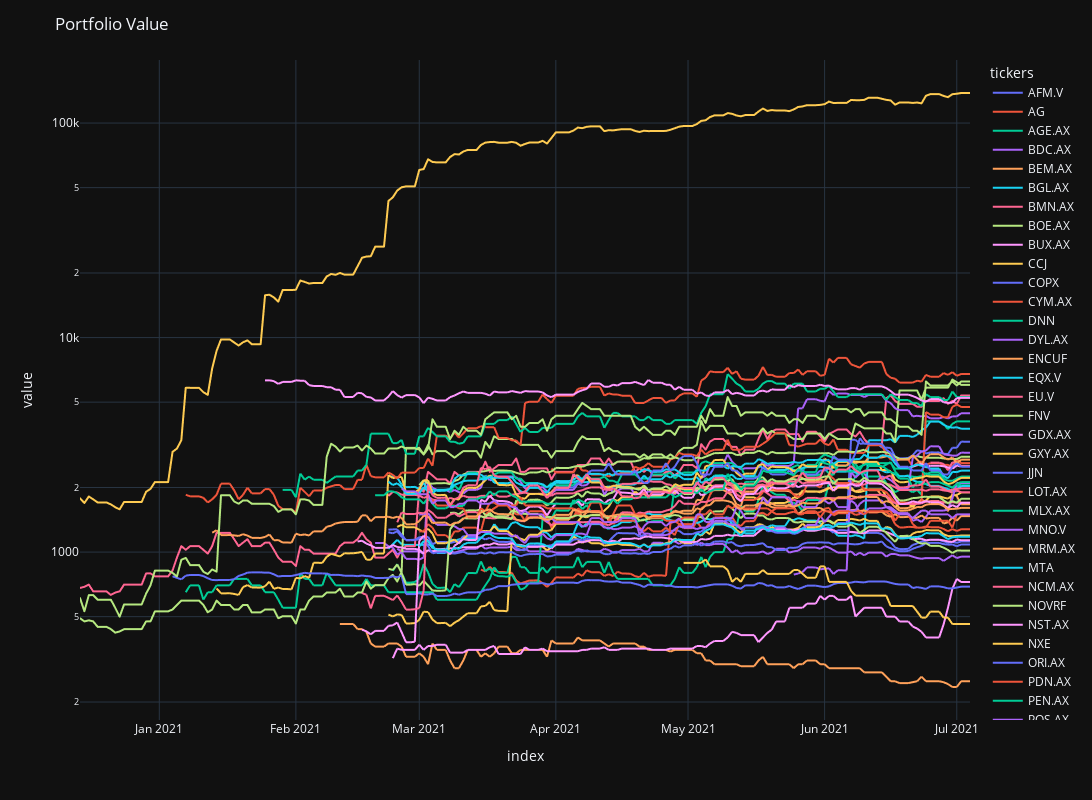

Notebook cell for this chart:
### Code cell
fig = px.line(portfolio, width=1600, height=800, log_y=True)
fig.update_layout(xaxis_rangeslider_visible=False,
                 title='Portfolio Value',
                 template='plotly_dark')
fig.show()

### Figure 1 — Plotly figure (JSON) as saved in the notebook; plotly's stock layout.template omitted (floating-point values rounded to 4 significant figures; data arrays with more than 128 entries replaced by an {"elided": "..."} marker saying what was removed)
{"data": [{"hovertemplate": "tickers=AFM.V<br>index=%{x}<br>value=%{y}<extra></extra>", "legendgroup": "AFM.V", "line": {"color": "#636efa", "dash": "solid"}, "mode": "lines", "name": "AFM.V", "showlegend": true, "type": "scattergl", "x": {"elided": "203 str values"}, "xaxis": "x", "y": {"elided": "203 float values"}, "yaxis": "y"}, {"hovertemplate": "tickers=AG<br>index=%{x}<br>value=%{y}<extra></extra>", "legendgroup": "AG", "line": {"color": "#EF553B", "dash": "solid"}, "mode": "lines", "name": "AG", "showlegend": true, "type": "scattergl", "x": {"elided": "203 str values"}, "xaxis": "x", "y": {"elided": "203 float values"}, "yaxis": "y"}, {"hovertemplate": "tickers=AGE.AX<br>index=%{x}<br>value=%{y}<extra></extra>", "legendgroup": "AGE.AX", "line": {"color": "#00cc96", "dash": "solid"}, "mode": "lines", "name": "AGE.AX", "showlegend": true, "type": "scattergl", "x": {"elided": "203 str values"}, "xaxis": "x", "y": {"elided": "203 float values"}, "yaxis": "y"}, {"hovertemplate": "tickers=BDC.AX<br>index=%{x}<br>value=%{y}<extra></extra>", "legendgroup": "BDC.AX", "line": {"color": "#ab63fa", "dash": "solid"}, "mode": "lines", "name": "BDC.AX", "showlegend": true, "type": "scattergl", "x": {"elided": "203 str values"}, "xaxis": "x", "y": {"elided": "203 float values"}, "yaxis": "y"}, {"hovertemplate": "tickers=BEM.AX<br>index=%{x}<br>value=%{y}<extra></extra>", "legendgroup": "BEM.AX", "line": {"color": "#FFA15A", "dash": "solid"}, "mode": "lines", "name": "BEM.AX", "showlegend": true, "type": "scattergl", "x": {"elided": "203 str values"}, "xaxis": "x", "y": {"elided": "203 float values"}, "yaxis": "y"}, {"hovertemplate": "tickers=BGL.AX<br>index=%{x}<br>value=%{y}<extra></extra>", "legendgroup": "BGL.AX", "line": {"color": "#19d3f3", "dash": "solid"}, "mode": "lines", "name": "BGL.AX", "showlegend": true, "type": "scattergl", "x": {"elided": "203 str values"}, "xaxis": "x", "y": {"elided": "203 float values"}, "yaxis": "y"}, {"hovertemplate": "tickers=BMN.AX<br>index=%{x}<br>value=%{y}<extra></extra>", "legendgroup": "BMN.AX", "line": {"color": "#FF6692", "dash": "solid"}, "mode": "lines", "name": "BMN.AX", "showlegend": true, "type": "scattergl", "x": {"elided": "203 str values"}, "xaxis": "x", "y": {"elided": "203 float values"}, "yaxis": "y"}, {"hovertemplate": "tickers=BOE.AX<br>index=%{x}<br>value=%{y}<extra></extra>", "legendgroup": "BOE.AX", "line": {"color": "#B6E880", "dash": "solid"}, "mode": "lines", "name": "BOE.AX", "showlegend": true, "type": "scattergl", "x": {"elided": "203 str values"}, "xaxis": "x", "y": {"elided": "203 float values"}, "yaxis": "y"}, {"hovertemplate": "tickers=BUX.AX<br>index=%{x}<br>value=%{y}<extra></extra>", "legendgroup": "BUX.AX", "line": {"color": "#FF97FF", "dash": "solid"}, "mode": "lines", "name": "BUX.AX", "showlegend": true, "type": "scattergl", "x": {"elided": "203 str values"}, "xaxis": "x", "y": {"elided": "203 float values"}, "yaxis": "y"}, {"hovertemplate": "tickers=CCJ<br>index=%{x}<br>value=%{y}<extra></extra>", "legendgroup": "CCJ", "line": {"color": "#FECB52", "dash": "solid"}, "mode": "lines", "name": "CCJ", "showlegend": true, "type": "scattergl", "x": {"elided": "203 str values"}, "xaxis": "x", "y": {"elided": "203 float values"}, "yaxis": "y"}, {"hovertemplate": "tickers=COPX<br>index=%{x}<br>value=%{y}<extra></extra>", "legendgroup": "COPX", "line": {"color": "#636efa", "dash": "solid"}, "mode": "lines", "name": "COPX", "showlegend": true, "type": "scattergl", "x": {"elided": "203 str values"}, "xaxis": "x", "y": {"elided": "203 float values"}, "yaxis": "y"}, {"hovertemplate": "tickers=CYM.AX<br>index=%{x}<br>value=%{y}<extra></extra>", "legendgroup": "CYM.AX", "line": {"color": "#EF553B", "dash": "solid"}, "mode": "lines", "name": "CYM.AX", "showlegend": true, "type": "scattergl", "x": {"elided": "203 str values"}, "xaxis": "x", "y": {"elided": "203 float values"}, "yaxis": "y"}, {"hovertemplate": "tickers=DNN<br>index=%{x}<br>value=%{y}<extra></extra>", "legendgroup": "DNN", "line": {"color": "#00cc96", "dash": "solid"}, "mode": "lines", "name": "DNN", "showlegend": true, "type": "scattergl", "x": {"elided": "203 str values"}, "xaxis": "x", "y": {"elided": "203 float values"}, "yaxis": "y"}, {"hovertemplate": "tickers=DYL.AX<br>index=%{x}<br>value=%{y}<extra></extra>", "legendgroup": "DYL.AX", "line": {"color": "#ab63fa", "dash": "solid"}, "mode": "lines", "name": "DYL.AX", "showlegend": true, "type": "scattergl", "x": {"elided": "203 str values"}, "xaxis": "x", "y": {"elided": "203 float values"}, "yaxis": "y"}, {"hovertemplate": "tickers=ENCUF<br>index=%{x}<br>value=%{y}<extra></extra>", "legendgroup": "ENCUF", "line": {"color": "#FFA15A", "dash": "solid"}, "mode": "lines", "name": "ENCUF", "showlegend": true, "type": "scattergl", "x": {"elided": "203 str values"}, "xaxis": "x", "y": {"elided": "203 float values"}, "yaxis": "y"}, {"hovertemplate": "tickers=EQX.V<br>index=%{x}<br>value=%{y}<extra></extra>", "legendgroup": "EQX.V", "line": {"color": "#19d3f3", "dash": "solid"}, "mode": "lines", "name": "EQX.V", "showlegend": true, "type": "scattergl", "x": {"elided": "203 str values"}, "xaxis": "x", "y": {"elided": "203 int values"}, "yaxis": "y"}, {"hovertemplate": "tickers=EU.V<br>index=%{x}<br>value=%{y}<extra></extra>", "legendgroup": "EU.V", "line": {"color": "#FF6692", "dash": "solid"}, "mode": "lines", "name": "EU.V", "showlegend": true, "type": "scattergl", "x": {"elided": "203 str values"}, "xaxis": "x", "y": {"elided": "203 float values"}, "yaxis": "y"}, {"hovertemplate": "tickers=FNV<br>index=%{x}<br>value=%{y}<extra></extra>", "legendgroup": "FNV", "line": {"color": "#B6E880", "dash": "solid"}, "mode": "lines", "name": "FNV", "showlegend": true, "type": "scattergl", "x": {"elided": "203 str values"}, "xaxis": "x", "y": {"elided": "203 float values"}, "yaxis": "y"}, {"hovertemplate": "tickers=GDX.AX<br>index=%{x}<br>value=%{y}<extra></extra>", "legendgroup": "GDX.AX", "line": {"color": "#FF97FF", "dash": "solid"}, "mode": "lines", "name": "GDX.AX", "showlegend": true, "type": "scattergl", "x": {"elided": "203 str values"}, "xaxis": "x", "y": {"elided": "203 float values"}, "yaxis": "y"}, {"hovertemplate": "tickers=GXY.AX<br>index=%{x}<br>value=%{y}<extra></extra>", "legendgroup": "GXY.AX", "line": {"color": "#FECB52", "dash": "solid"}, "mode": "lines", "name": "GXY.AX", "showlegend": true, "type": "scattergl", "x": {"elided": "203 str values"}, "xaxis": "x", "y": {"elided": "203 float values"}, "yaxis": "y"}, {"hovertemplate": "tickers=JJN<br>index=%{x}<br>value=%{y}<extra></extra>", "legendgroup": "JJN", "line": {"color": "#636efa", "dash": "solid"}, "mode": "lines", "name": "JJN", "showlegend": true, "type": "scattergl", "x": {"elided": "203 str values"}, "xaxis": "x", "y": {"elided": "203 float values"}, "yaxis": "y"}, {"hovertemplate": "tickers=LOT.AX<br>index=%{x}<br>value=%{y}<extra></extra>", "legendgroup": "LOT.AX", "line": {"color": "#EF553B", "dash": "solid"}, "mode": "lines", "name": "LOT.AX", "showlegend": true, "type": "scattergl", "x": {"elided": "203 str values"}, "xaxis": "x", "y": {"elided": "203 float values"}, "yaxis": "y"}, {"hovertemplate": "tickers=MLX.AX<br>index=%{x}<br>value=%{y}<extra></extra>", "legendgroup": "MLX.AX", "line": {"color": "#00cc96", "dash": "solid"}, "mode": "lines", "name": "MLX.AX", "showlegend": true, "type": "scattergl", "x": {"elided": "203 str values"}, "xaxis": "x", "y": {"elided": "203 float values"}, "yaxis": "y"}, {"hovertemplate": "tickers=MNO.V<br>index=%{x}<br>value=%{y}<extra></extra>", "legendgroup": "MNO.V", "line": {"color": "#ab63fa", "dash": "solid"}, "mode": "lines", "name": "MNO.V", "showlegend": true, "type": "scattergl", "x": {"elided": "203 str values"}, "xaxis": "x", "y": {"elided": "203 float values"}, "yaxis": "y"}, {"hovertemplate": "tickers=MRM.AX<br>index=%{x}<br>value=%{y}<extra></extra>", "legendgroup": "MRM.AX", "line": {"color": "#FFA15A", "dash": "solid"}, "mode": "lines", "name": "MRM.AX", "showlegend": true, "type": "scattergl", "x": {"elided": "203 str values"}, "xaxis": "x", "y": {"elided": "203 float values"}, "yaxis": "y"}, {"hovertemplate": "tickers=MTA<br>index=%{x}<br>value=%{y}<extra></extra>", "legendgroup": "MTA", "line": {"color": "#19d3f3", "dash": "solid"}, "mode": "lines", "name": "MTA", "showlegend": true, "type": "scattergl", "x": {"elided": "203 str values"}, "xaxis": "x", "y": {"elided": "203 float values"}, "yaxis": "y"}, {"hovertemplate": "tickers=NCM.AX<br>index=%{x}<br>value=%{y}<extra></extra>", "legendgroup": "NCM.AX", "line": {"color": "#FF6692", "dash": "solid"}, "mode": "lines", "name": "NCM.AX", "showlegend": true, "type": "scattergl", "x": {"elided": "203 str values"}, "xaxis": "x", "y": {"elided": "203 float values"}, "yaxis": "y"}, {"hovertemplate": "tickers=NOVRF<br>index=%{x}<br>value=%{y}<extra></extra>", "legendgroup": "NOVRF", "line": {"color": "#B6E880", "dash": "solid"}, "mode": "lines", "name": "NOVRF", "showlegend": true, "type": "scattergl", "x": {"elided": "203 str values"}, "xaxis": "x", "y": {"elided": "203 float values"}, "yaxis": "y"}, {"hovertemplate": "tickers=NST.AX<br>index=%{x}<br>value=%{y}<extra></extra>", "legendgroup": "NST.AX", "line": {"color": "#FF97FF", "dash": "solid"}, "mode": "lines", "name": "NST.AX", "showlegend": true, "type": "scattergl", "x": {"elided": "203 str values"}, "xaxis": "x", "y": {"elided": "203 float values"}, "yaxis": "y"}, {"hovertemplate": "tickers=NXE<br>index=%{x}<br>value=%{y}<extra></extra>", "legendgroup": "NXE", "line": {"color": "#FECB52", "dash": "solid"}, "mode": "lines", "name": "NXE", "showlegend": true, "type": "scattergl", "x": {"elided": "203 str values"}, "xaxis": "x", "y": {"elided": "203 float values"}, "yaxis": "y"}, {"hovertemplate": "tickers=ORI.AX<br>index=%{x}<br>value=%{y}<extra></extra>", "legendgroup": "ORI.AX", "line": {"color": "#636efa", "dash": "solid"}, "mode": "lines", "name": "ORI.AX", "showlegend": true, "type": "scattergl", "x": {"elided": "203 str values"}, "xaxis": "x", "y": {"elided": "203 float values"}, "yaxis": "y"}, {"hovertemplate": "tickers=PDN.AX<br>index=%{x}<br>value=%{y}<extra></extra>", "legendgroup": "PDN.AX", "line": {"color": "#EF553B", "dash": "solid"}, "mode": "lines", "name": "PDN.AX", "showlegend": true, "type": "scattergl", "x": {"elided": "203 str values"}, "xaxis": "x", "y": {"elided": "203 float values"}, "yaxis": "y"}, {"hovertemplate": "tickers=PEN.AX<br>index=%{x}<br>value=%{y}<extra></extra>", "legendgroup": "PEN.AX", "line": {"color": "#00cc96", "dash": "solid"}, "mode": "lines", "name": "PEN.AX", "showlegend": true, "type": "scattergl", "x": {"elided": "203 str values"}, "xaxis": "x", "y": {"elided": "203 float values"}, "yaxis": "y"}, {"hovertemplate": "tickers=POS.AX<br>index=%{x}<br>value=%{y}<extra></extra>", "legendgroup": "POS.AX", "line": {"color": "#ab63fa", "dash": "solid"}, "mode": "lines", "name": "POS.AX", "showlegend": true, "type": "scattergl", "x": {"elided": "203 str values"}, "xaxis": "x", "y": {"elided": "203 float values"}, "yaxis": "y"}, {"hovertemplate": "tickers=RSNVF<br>index=%{x}<br>value=%{y}<extra></extra>", "legendgroup": "RSNVF", "line": {"color": "#FFA15A", "dash": "solid"}, "mode": "lines", "name": "RSNVF", "showlegend": true, "type": "scattergl", "x": {"elided": "203 str values"}, "xaxis": "x", "y": {"elided": "203 float values"}, "yaxis": "y"}, {"hovertemplate": "tickers=SAND<br>index=%{x}<br>value=%{y}<extra></extra>", "legendgroup": "SAND", "line": {"color": "#19d3f3", "dash": "solid"}, "mode": "lines", "name": "SAND", "showlegend": true, "type": "scattergl", "x": {"elided": "203 str values"}, "xaxis": "x", "y": {"elided": "203 float values"}, "yaxis": "y"}, {"hovertemplate": "tickers=SFR.AX<br>index=%{x}<br>value=%{y}<extra></extra>", "legendgroup": "SFR.AX", "line": {"color": "#FF6692", "dash": "solid"}, "mode": "lines", "name": "SFR.AX", "showlegend": true, "type": "scattergl", "x": {"elided": "203 str values"}, "xaxis": "x", "y": {"elided": "203 float values"}, "yaxis": "y"}, {"hovertemplate": "tickers=SILJ<br>index=%{x}<br>value=%{y}<extra></extra>", "legendgroup": "SILJ", "line": {"color": "#B6E880", "dash": "solid"}, "mode": "lines", "name": "SILJ", "showlegend": true, "type": "scattergl", "x": {"elided": "203 str values"}, "xaxis": "x", "y": {"elided": "203 float values"}, "yaxis": "y"}, {"hovertemplate": "tickers=SILV<br>index=%{x}<br>value=%{y}<extra></extra>", "legendgroup": "SILV", "line": {"color": "#FF97FF", "dash": "solid"}, "mode": "lines", "name": "SILV", "showlegend": true, "type": "scattergl", "x": {"elided": "203 str values"}, "xaxis": "x", "y": {"elided": "203 float values"}, "yaxis": "y"}, {"hovertemplate": "tickers=SRN.AX<br>index=%{x}<br>value=%{y}<extra></extra>", "legendgroup": "SRN.AX", "line": {"color": "#FECB52", "dash": "solid"}, "mode": "lines", "name": "SRN.AX", "showlegend": true, "type": "scattergl", "x": {"elided": "203 str values"}, "xaxis": "x", "y": {"elided": "203 float values"}, "yaxis": "y"}, {"hovertemplate": "tickers=SRZ.AX<br>index=%{x}<br>value=%{y}<extra></extra>", "legendgroup": "SRZ.AX", "line": {"color": "#636efa", "dash": "solid"}, "mode": "lines", "name": "SRZ.AX", "showlegend": true, "type": "scattergl", "x": {"elided": "203 str values"}, "xaxis": "x", "y": {"elided": "203 float values"}, "yaxis": "y"}, {"hovertemplate": "tickers=SUP.AX<br>index=%{x}<br>value=%{y}<extra></extra>", "legendgroup": "SUP.AX", "line": {"color": "#EF553B", "dash": "solid"}, "mode": "lines", "name": "SUP.AX", "showlegend": true, "type": "scattergl", "x": {"elided": "203 str values"}, "xaxis": "x", "y": {"elided": "203 float values"}, "yaxis": "y"}, {"hovertemplate": "tickers=SVL.AX<br>index=%{x}<br>value=%{y}<extra></extra>", "legendgroup": "SVL.AX", "line": {"color": "#00cc96", "dash": "solid"}, "mode": "lines", "name": "SVL.AX", "showlegend": true, "type": "scattergl", "x": {"elided": "203 str values"}, "xaxis": "x", "y": {"elided": "203 float values"}, "yaxis": "y"}, {"hovertemplate": "tickers=TMZ.AX<br>index=%{x}<br>value=%{y}<extra></extra>", "legendgroup": "TMZ.AX", "line": {"color": "#ab63fa", "dash": "solid"}, "mode": "lines", "name": "TMZ.AX", "showlegend": true, "type": "scattergl", "x": {"elided": "203 str values"}, "xaxis": "x", "y": {"elided": "203 float values"}, "yaxis": "y"}, {"hovertemplate": "tickers=URA<br>index=%{x}<br>value=%{y}<extra></extra>", "legendgroup": "URA", "line": {"color": "#FFA15A", "dash": "solid"}, "mode": "lines", "name": "URA", "showlegend": true, "type": "scattergl", "x": {"elided": "203 str values"}, "xaxis": "x", "y": {"elided": "203 float values"}, "yaxis": "y"}, {"hovertemplate": "tickers=URNM<br>index=%{x}<br>value=%{y}<extra></extra>", "legendgroup": "URNM", "line": {"color": "#19d3f3", "dash": "solid"}, "mode": "lines", "name": "URNM", "showlegend": true, "type": "scattergl", "x": {"elided": "203 str values"}, "xaxis": "x", "y": {"elided": "203 float values"}, "yaxis": "y"}, {"hovertemplate": "tickers=UUUU<br>index=%{x}<br>value=%{y}<extra></extra>", "legendgroup": "UUUU", "line": {"color": "#FF6692", "dash": "solid"}, "mode": "lines", "name": "UUUU", "showlegend": true, "type": "scattergl", "x": {"elided": "203 str values"}, "xaxis": "x", "y": {"elided": "203 float values"}, "yaxis": "y"}, {"hovertemplate": "tickers=VMY.AX<br>index=%{x}<br>value=%{y}<extra></extra>", "legendgroup": "VMY.AX", "line": {"color": "#B6E880", "dash": "solid"}, "mode": "lines", "name": "VMY.AX", "showlegend": true, "type": "scattergl", "x": {"elided": "203 str values"}, "xaxis": "x", "y": {"elided": "203 float values"}, "yaxis": "y"}, {"hovertemplate": "tickers=WGX.AX<br>index=%{x}<br>value=%{y}<extra></extra>", "legendgroup": "WGX.AX", "line": {"color": "#FF97FF", "dash": "solid"}, "mode": "lines", "name": "WGX.AX", "showlegend": true, "type": "scattergl", "x": {"elided": "203 str values"}, "xaxis": "x", "y": {"elided": "203 float values"}, "yaxis": "y"}, {"hovertemplate": "tickers=Total<br>index=%{x}<br>value=%{y}<extra></extra>", "legendgroup": "Total", "line": {"color": "#FECB52", "dash": "solid"}, "mode": "lines", "name": "Total", "showlegend": true, "type": "scattergl", "x": {"elided": "203 str values"}, "xaxis": "x", "y": {"elided": "203 float values"}, "yaxis": "y"}], "layout": {"height": 800, "legend": {"title": {"text": "tickers"}, "tracegroupgap": 0}, "margin": {"t": 60}, "title": {"text": "Portfolio Value"}, "width": 1600, "xaxis": {"anchor": "y", "autorange": true, "domain": [0, 1], "range": ["2020-12-14", "2021-07-04"], "rangeslider": {"visible": false, "yaxis": {}}, "title": {"text": "index"}, "type": "date"}, "yaxis": {"anchor": "x", "autorange": true, "domain": [0, 1], "range": [2.217, 5.294], "title": {"text": "value"}, "type": "log"}}}
